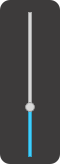
<?xml version="1.0" encoding="UTF-8"?>
<ui version="4.0">
 <class>Volume</class>
 <widget class="QWidget" name="Volume">
  <property name="geometry">
   <rect>
    <x>0</x>
    <y>0</y>
    <width>60</width>
    <height>164</height>
   </rect>
  </property>
  <property name="windowTitle">
   <string>Form</string>
  </property>
  <property name="styleSheet">
   <string notr="true">#Volume
{

background-color: transparent;

}</string>
  </property>
  <layout class="QVBoxLayout" name="verticalLayout">
   <property name="spacing">
    <number>0</number>
   </property>
   <property name="leftMargin">
    <number>0</number>
   </property>
   <property name="topMargin">
    <number>0</number>
   </property>
   <property name="rightMargin">
    <number>0</number>
   </property>
   <property name="bottomMargin">
    <number>0</number>
   </property>
   <item>
    <widget class="QWidget" name="volumeBg" native="true">
     <property name="styleSheet">
      <string notr="true">
#volumeBg{

	background-color: #3D3B3B;
	border-radius: 10px;
}</string>
     </property>
     <layout class="QHBoxLayout" name="horizontalLayout">
      <property name="spacing">
       <number>0</number>
      </property>
      <property name="leftMargin">
       <number>0</number>
      </property>
      <property name="topMargin">
       <number>7</number>
      </property>
      <property name="rightMargin">
       <number>0</number>
      </property>
      <property name="bottomMargin">
       <number>7</number>
      </property>
      <item>
       <widget class="QWidget" name="vBox" native="true">
        <property name="styleSheet">
         <string notr="true">#QFrame{
	border-radius: 2px;

}</string>
        </property>
        <widget class="QFrame" name="inLine">
         <property name="geometry">
          <rect>
           <x>28</x>
           <y>5</y>
           <width>4</width>
           <height>145</height>
          </rect>
         </property>
         <property name="styleSheet">
          <string notr="true">#inLine{
	background-color: #D8D8D8;

}</string>
         </property>
         <property name="frameShape">
          <enum>QFrame::Shape::StyledPanel</enum>
         </property>
         <property name="frameShadow">
          <enum>QFrame::Shadow::Raised</enum>
         </property>
        </widget>
        <widget class="QFrame" name="outLine">
         <property name="geometry">
          <rect>
           <x>28</x>
           <y>100</y>
           <width>4</width>
           <height>50</height>
          </rect>
         </property>
         <property name="styleSheet">
          <string notr="true">#outLine{
	background-color: #3ECEFE;

}</string>
         </property>
         <property name="frameShape">
          <enum>QFrame::Shape::StyledPanel</enum>
         </property>
         <property name="frameShadow">
          <enum>QFrame::Shadow::Raised</enum>
         </property>
        </widget>
        <widget class="QPushButton" name="volumeBtn">
         <property name="geometry">
          <rect>
           <x>25</x>
           <y>95</y>
           <width>10</width>
           <height>10</height>
          </rect>
         </property>
         <property name="styleSheet">
          <string notr="true">#volumeBtn{
	background-color: #D8D8D8;
	border: 1px solid #979797;
	border-radius: 5px;
}</string>
         </property>
         <property name="text">
          <string/>
         </property>
        </widget>
       </widget>
      </item>
     </layout>
    </widget>
   </item>
  </layout>
 </widget>
 <resources/>
 <connections/>
</ui>
